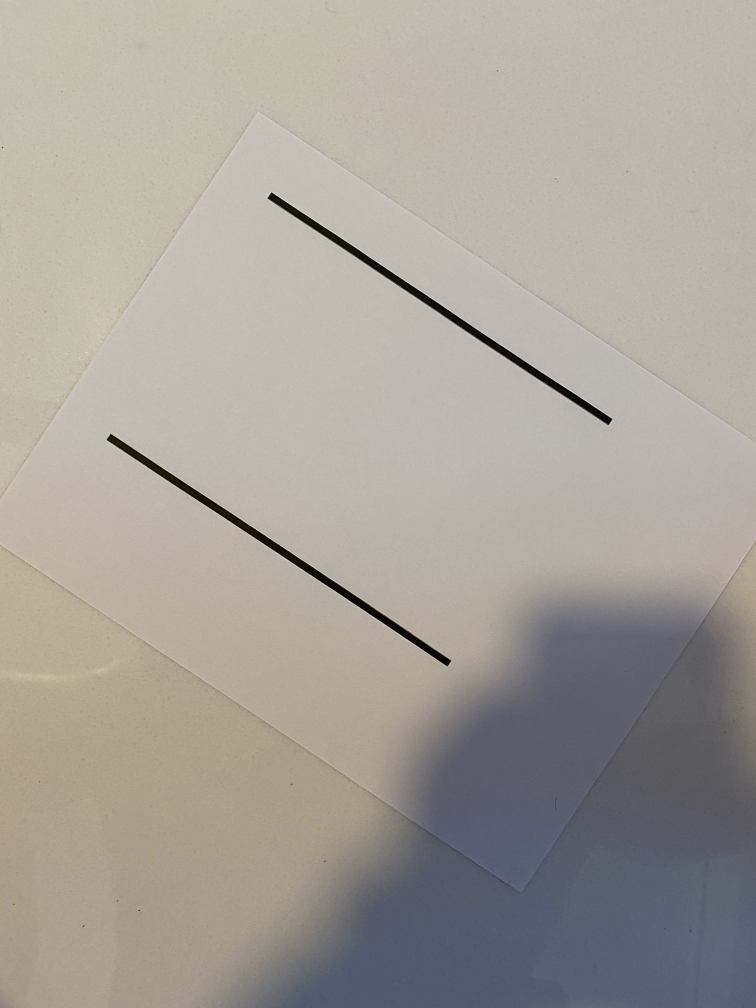
#> input picture twoLines/pic2.jpg, 3024 x 4032 px (shown at 1/4 size)
$ python twoLines.py
#> lines starting #> are read from the running program, lines starting #| are printed output that depends on the picture; after the words box and inside, x2 and y2 are one past the last pixel; in counts of white or black regions, pixels touching at a corner belong together
import cv2
import numpy as np
import imutils

img = cv2.imread('pic2.jpg')
#> img is the input picture: shape (4032, 3024, 3); mean B, G, R 153.4, 160.9, 166.4
ratio = img.shape[0] /500
#> ratio = 8.06
orig = img.copy()
img = imutils.resize(img, height = 500)
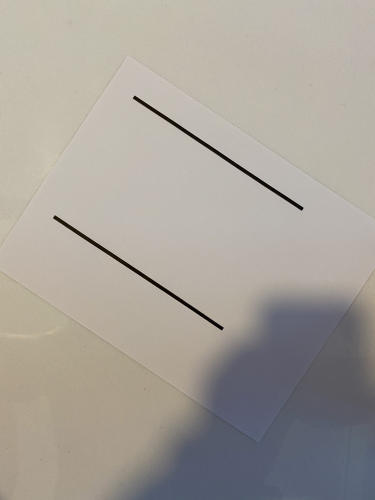
#> img: shape (500, 375, 3); mean B, G, R 153.4, 160.9, 166.4

gray = cv2.cvtColor(img,cv2.COLOR_BGR2GRAY)
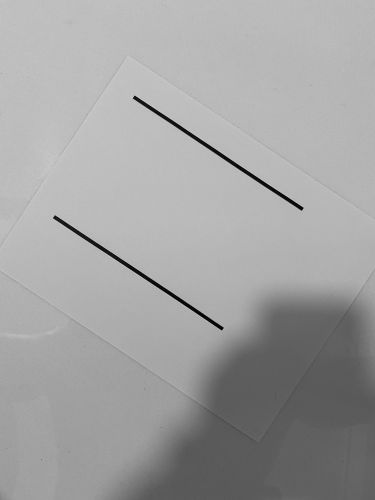
#> gray: shape (500, 375); min 2, max 203, mean 161.7
gray = cv2.GaussianBlur(gray, (5,5),0)

low = 75
high = 200
#was 50 and 100
edges = cv2.Canny(gray,low,high)
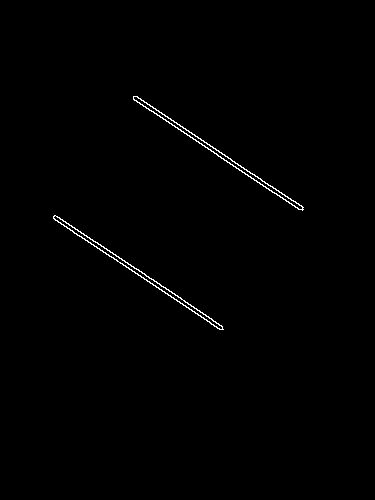
#> edges: shape (500, 375); 0.6% white in thin lines or dots, all inside (x1, y1, x2, y2) = (53, 96, 304, 330)


rho = 1 #distance resolution in pixels of the Hough grid
threshold = 20 #min number of votes
theta = np.pi/180 #angular resolution in radians of the Hough grid
min_line_length = 100 #min number of pixels making up a line(100)
max_line_gap = 30 #max gap in pixels between connectable line segments (20)
line_image = np.copy(img) * 0
#> line_image: shape (500, 375, 3); every value is 0
lines = cv2.HoughLinesP(edges, rho, theta, threshold, np.array([]), min_line_length, max_line_gap)
#> lines = [[137, 96, 302, 207], [54, 215, 202, 312], [133, 98, 298, 209], [53, 217, 219, 329], [171, 123, 299, 209], [136, 96, 268, 185]]

thirdline = []
largestLine = []

for line in lines:
    for x1,y1,x2,y2 in line:
        largestLine.append(y2-y1)
#> this loop made 6 passes
#> after the loop, largestLine = [111, 97, 111, 112, 86, 89]
        # [7 lines of commented-out code are left out]

repeat = largestLine.copy()
#> repeat = [111, 97, 111, 112, 86, 89]
# print(repeat)
largestLineFinal = max(largestLine)
#> largestLineFinal = 112
largestLine.remove(largestLineFinal)
largestLineFinal2 = max(largestLine)
#> largestLineFinal2 = 111

print(largestLineFinal2)
#| 111
print(largestLineFinal)
#| 112

only1 = 0
only2 = 0

for line in lines:
    for x1,y1,x2,y2 in line:
        a = y2 -y1
        if(only2<1):
            if a == largestLineFinal:
                # print('here')
                cv2.line(line_image, (x1,y1), (x2,y2), (255,20,147),1)
                lines_edges = cv2.addWeighted(img,0.8, line_image, 1, 0)

                thirdline.append(x1)
                thirdline.append(y1)
                thirdline.append(x2)
                thirdline.append(y2)
                only2 = only2 + 1

        if(only1<1):
            if a == largestLineFinal2:
                # print('here')
                cv2.line(line_image, (x1,y1), (x2,y2), (255,20,147),1)
                lines_edges = cv2.addWeighted(img,0.8, line_image, 1, 0)

                thirdline.append(x1)
                thirdline.append(y1)
                thirdline.append(x2)
                thirdline.append(y2)
                only1 = only1 + 1
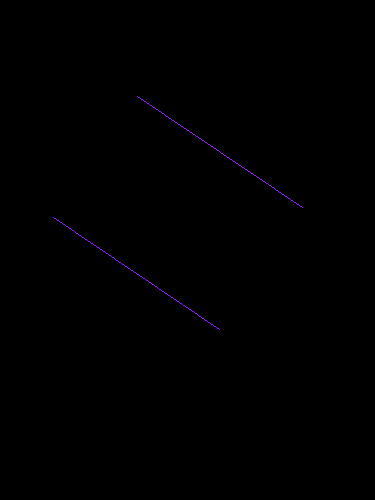
#> line_image: shape (500, 375, 3); mean B, G, R 0.5, 0, 0.3
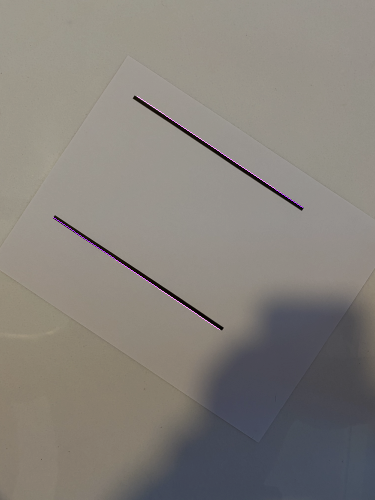
#> lines_edges: shape (500, 375, 3); mean B, G, R 123, 128.8, 133.3
#> after the loop, only1 = 1; only2 = 1; thirdline = [137, 96, 302, 207, 53, 217, 219, 329]


pointAx = int((thirdline[0] + thirdline[4])/2)
#> pointAx = 95
pointAy = int((thirdline[5]+thirdline[1])/2)
#> pointAy = 156

pointBx = int((thirdline[2] + thirdline[6])/2)
#> pointBx = 260
pointBy = int((thirdline[7]+thirdline[3])/2)
#> pointBy = 268
# print(pointAx,pointAy,pointBx,pointBy)
if abs(pointBx) + abs(pointBy)>abs(pointAx) + abs(pointAy):
    cv2.arrowedLine(lines_edges, (pointBx, pointBy), (pointAx, pointAy), (0,0,255), 2)
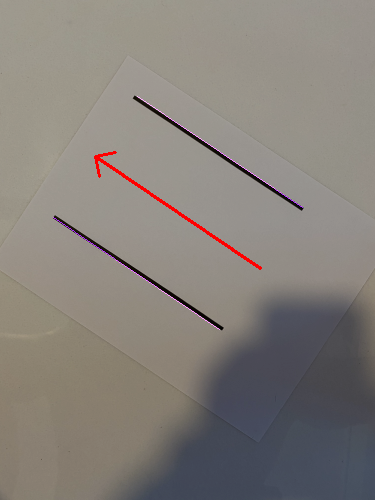
#> lines_edges: shape (500, 375, 3); 0.42% of pixels changed, all inside (x1, y1, x2, y2) = (94, 151, 262, 270)
elif abs(pointAy) + abs(pointAx)> abs(pointBx) + abs(pointBy):
    cv2.arrowedLine(lines_edges, (pointBx, pointBy), (pointAx, pointAy), (0, 0, 255), 2)

midpointx = int((pointAx + pointBx)/2)
#> midpointx = 177
midpointy = int((pointAy+pointBy)/2)
#> midpointy = 212

cv2.circle(lines_edges, (midpointx,midpointy), 2, (0,255,0), 5)
#> lines_edges: shape (500, 375, 3); 0.04% of pixels changed, all inside (x1, y1, x2, y2) = (172, 207, 183, 218)

cv2.imwrite('picFinal.jpg',lines_edges)

$ run again, with twoLines/pic1.jpg copied over twoLines/pic2.jpg
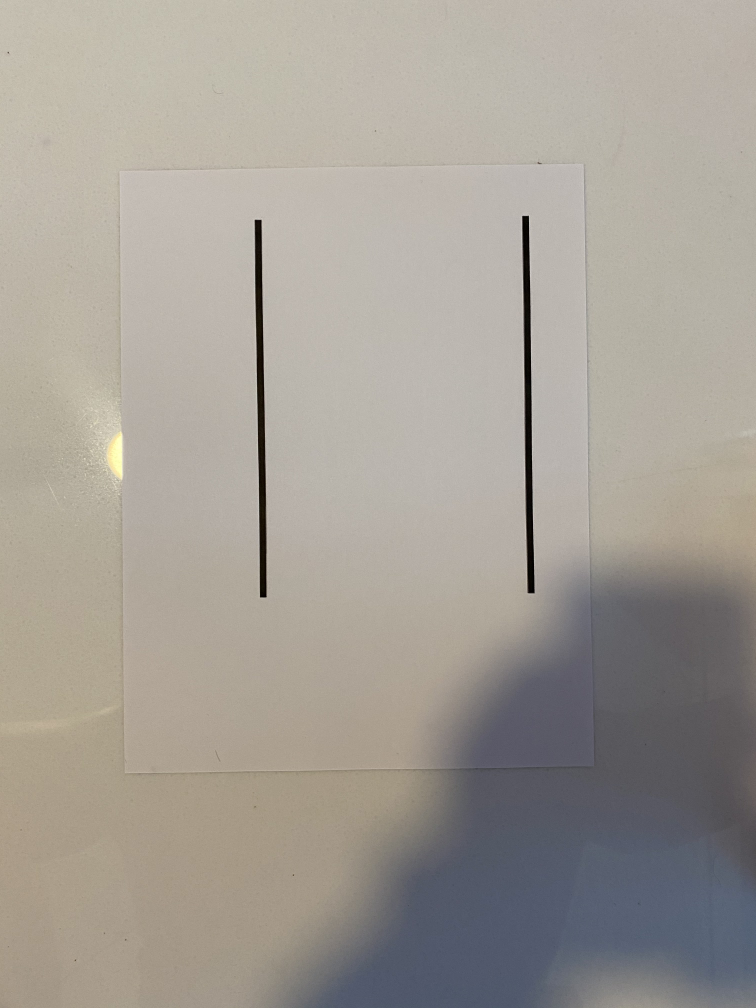
#> input picture twoLines/pic1.jpg, 3024 x 4032 px (shown at 1/4 size)
#> img is the input picture: shape (4032, 3024, 3); mean B, G, R 149.9, 158, 163.7
#> img: shape (500, 375, 3)
#> `edges = cv2.Canny(gray,low,high)`:
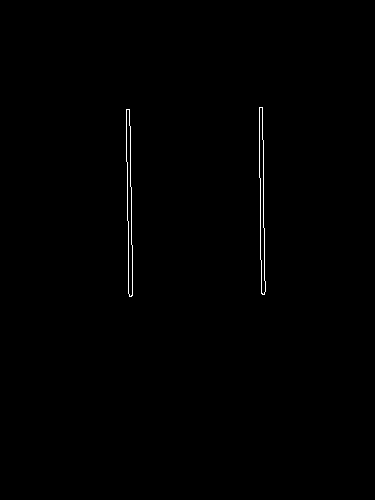
#> edges: shape (500, 375); 0.41% white in thin lines or dots, all inside (x1, y1, x2, y2) = (126, 107, 266, 297)
#> lines = [[261, 107, 265, 291], [126, 109, 128, 255], [129, 109, 132, 295]]
#> the loop `for line in lines:` made 3 passes
#> after the loop `for line in lines:`: largestLine = [184, 146, 186]
#> largestLineFinal = 186
#> largestLineFinal2 = 184
#| 184
#| 186
#> after the loop `for line in lines:`: only1 = 1; thirdline = [261, 107, 265, 291, 129, 109, 132, 295]
#> pointAx = 195
#> pointAy = 108
#> pointBx = 198
#> pointBy = 293
#> `cv2.arrowedLine(lines_edges, (pointBx, pointBy), (pointAx, pointAy), (..`:
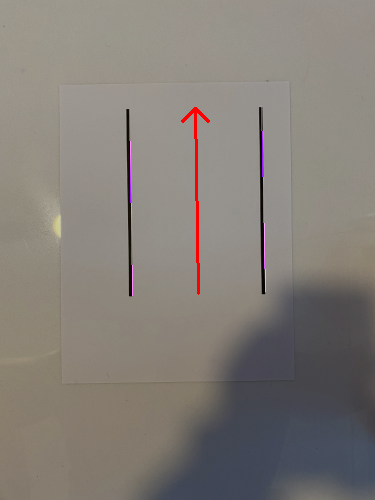
#> lines_edges: shape (500, 375, 3); mean B, G, R 119.8, 125.9, 131.6
#> midpointx = 196
#> midpointy = 200

$ run again, with twoLines/pic3.jpg copied over twoLines/pic2.jpg
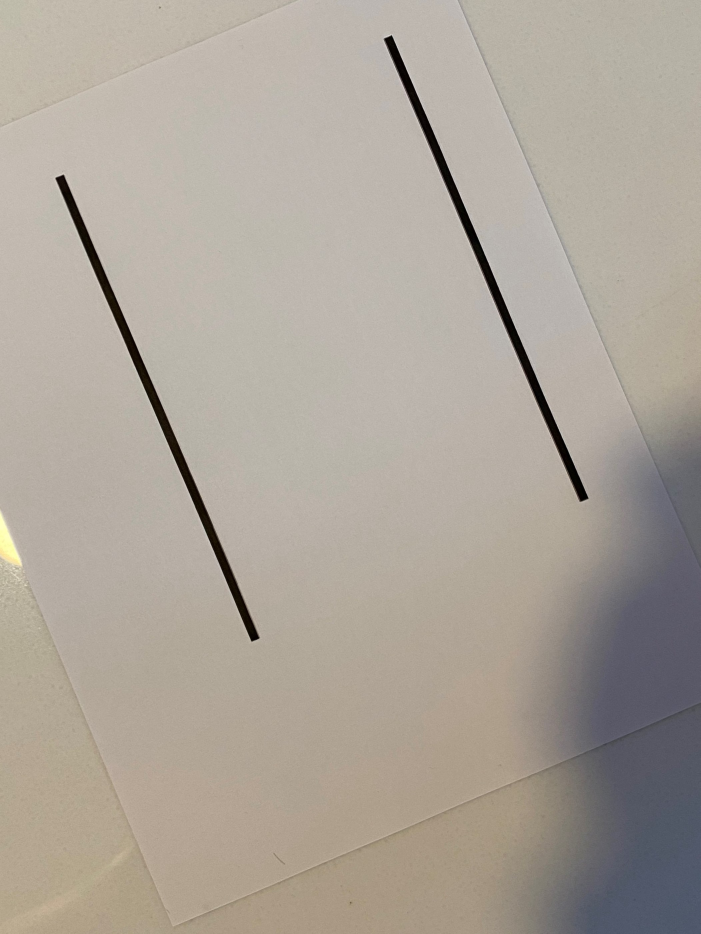
#> input picture twoLines/pic3.jpg, 2101 x 2801 px (shown at 1/3 size)
#> img is the input picture: shape (2801, 2101, 3); mean B, G, R 153.6, 163.8, 171.9
#> img: shape (500, 375, 3)
#> `edges = cv2.Canny(gray,low,high)`:
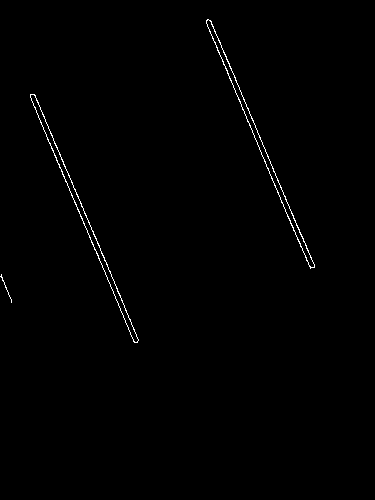
#> edges: shape (500, 375); 0.64% white in thin lines or dots, all inside (x1, y1, x2, y2) = (0, 19, 315, 343)
#> lines = [[30, 96, 134, 342], [206, 21, 310, 268], [34, 94, 138, 339], [210, 20, 314, 266], [207, 26, 308, 264], [211, 21, 268, 156]]
#> the loop `for line in lines:` made 6 passes
#> after the loop `for line in lines:`: largestLine = [246, 247, 245, 246, 238, 135]
#> largestLineFinal = 247
#> largestLineFinal2 = 246
#| 246
#| 247
#> after the loop `for line in lines:`: only1 = 1; thirdline = [30, 96, 134, 342, 206, 21, 310, 268]
#> pointAx = 118
#> pointAy = 58
#> pointBx = 222
#> pointBy = 305
#> `cv2.arrowedLine(lines_edges, (pointBx, pointBy), (pointAx, pointAy), (..`:
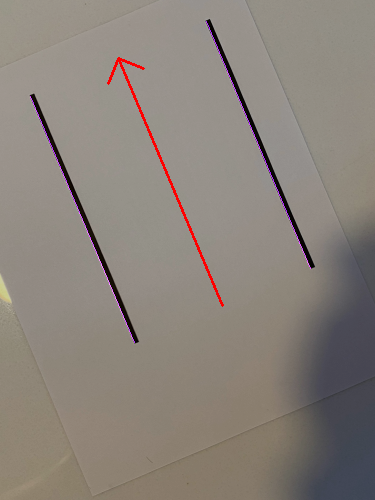
#> lines_edges: shape (500, 375, 3); mean B, G, R 122.8, 130.4, 138.4
#> midpointx = 170
#> midpointy = 181
